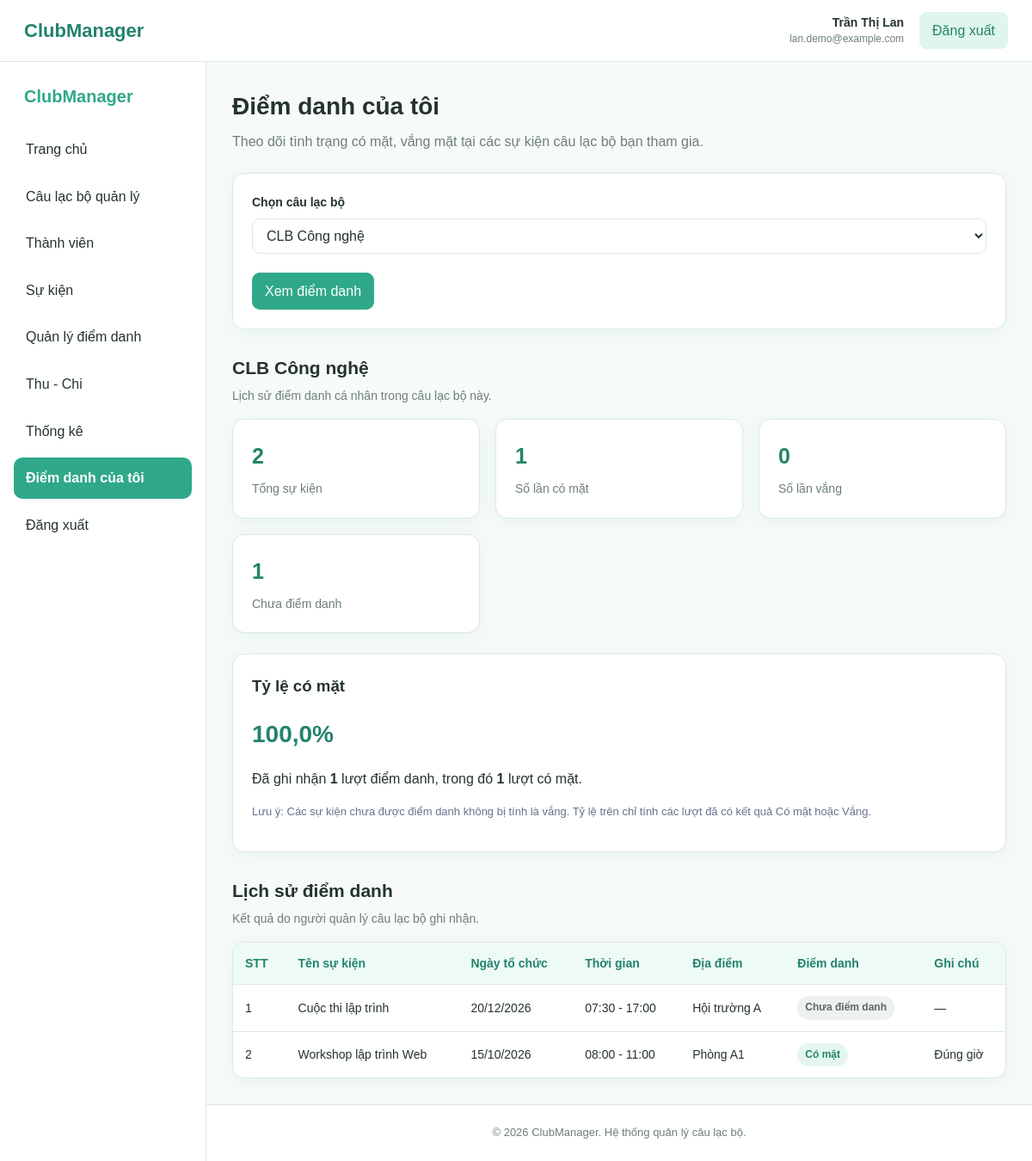
Screenshot of /diem-danh-cua-toi.php (signed in) with the database file from the repository.
### tables this page shows
CREATE TABLE cau_lac_bo (
    id INT AUTO_INCREMENT PRIMARY KEY,

    ten_clb VARCHAR(150)
        NOT NULL,

    mo_ta TEXT,

    linh_vuc VARCHAR(100),

    ngay_thanh_lap DATE,

    trang_thai ENUM(
        'hoat_dong',
        'tam_dung'
    )
    NOT NULL DEFAULT 'hoat_dong',

    nguoi_tao_id INT
        NOT NULL,

    ngay_tao DATETIME
        NOT NULL DEFAULT CURRENT_TIMESTAMP,

    CONSTRAINT fk_clb_nguoi_tao
        FOREIGN KEY (nguoi_tao_id)
        REFERENCES nguoi_dung(id)
        ON UPDATE CASCADE
        ON DELETE RESTRICT
);

CREATE TABLE su_kien (
    id INT AUTO_INCREMENT PRIMARY KEY,

    cau_lac_bo_id INT
        NOT NULL,

    ten_su_kien VARCHAR(150)
        NOT NULL,

    mo_ta TEXT,

    ngay_to_chuc DATE
        NOT NULL,

    gio_bat_dau TIME,

    gio_ket_thuc TIME,

    dia_diem VARCHAR(200),

    trang_thai ENUM(
        'sap_dien_ra',
        'dang_dien_ra',
        'da_ket_thuc'
    )
    NOT NULL DEFAULT 'sap_dien_ra',

    nguoi_tao_id INT
        NOT NULL,

    ngay_tao DATETIME
        NOT NULL DEFAULT CURRENT_TIMESTAMP,

    CONSTRAINT fk_sukien_clb
        FOREIGN KEY (cau_lac_bo_id)
        REFERENCES cau_lac_bo(id)
        ON UPDATE CASCADE
        ON DELETE CASCADE,

    CONSTRAINT fk_sukien_nguoi_tao
        FOREIGN KEY (nguoi_tao_id)
        REFERENCES nguoi_dung(id)
        ON UPDATE CASCADE
        ON DELETE RESTRICT
);

CREATE TABLE diem_danh (
    id INT AUTO_INCREMENT PRIMARY KEY,

    su_kien_id INT
        NOT NULL,

    nguoi_dung_id INT
        NOT NULL,

    trang_thai ENUM(
        'co_mat',
        'vang'
    )
    NOT NULL,

    ghi_chu VARCHAR(255),

    thoi_gian_cap_nhat DATETIME
        NOT NULL DEFAULT CURRENT_TIMESTAMP
        ON UPDATE CURRENT_TIMESTAMP,

    UNIQUE (
        su_kien_id,
        nguoi_dung_id
    ),

    CONSTRAINT fk_diemdanh_sukien
        FOREIGN KEY (su_kien_id)
        REFERENCES su_kien(id)
        ON UPDATE CASCADE
        ON DELETE CASCADE,

    CONSTRAINT fk_diemdanh_nguoidung
        FOREIGN KEY (nguoi_dung_id)
        REFERENCES nguoi_dung(id)
        ON UPDATE CASCADE
        ON DELETE CASCADE
);

### diem-danh-cua-toi.php (the view, shortened to what this page needs)
<?php
require_once __DIR__ . '/config/database.php';
$userId = (int) $_SESSION['user_id'];
function e($value)
{
    return htmlspecialchars(
        (string) ($value ?? ''),
        ENT_QUOTES,
        'UTF-8'
    );
}
function hienThiNgay($ngay)
{
    $timestamp = strtotime($ngay);
    return $timestamp !== false
        ? date('d/m/Y', $timestamp)
        : $ngay;
}
$stmtClb = $pdo->prepare("
    SELECT
        clb.id,
        clb.ten_clb,
        clb.linh_vuc
    FROM cau_lac_bo clb
    WHERE clb.nguoi_tao_id = :owner_id
       OR EXISTS (
            SELECT 1
            FROM tham_gia_clb tg
            WHERE tg.cau_lac_bo_id = clb.id
              AND tg.nguoi_dung_id = :member_id
              AND tg.trang_thai = 'hoat_dong'
       )
    ORDER BY clb.ten_clb ASC
");
$stmtClb->execute([
    'owner_id' => $userId,
    'member_id' => $userId
]);
$danhSachClb = $stmtClb->fetchAll();
$clbId = 0;
$clbHienTai = null;
if ($clbId === 0 && !empty($danhSachClb)) {
    $clbId = (int) $danhSachClb[0]['id'];
}
foreach ($danhSachClb as $clb) {
    if ((int) $clb['id'] === $clbId) {
        $clbHienTai = $clb;
        break;
    }
}
$danhSachDiemDanh = [];
if ($clbHienTai) {
    $stmtDiemDanh = $pdo->prepare("
        SELECT
            sk.id AS su_kien_id,
            sk.ten_su_kien,
            sk.ngay_to_chuc,
            sk.gio_bat_dau,
            sk.gio_ket_thuc,
            sk.dia_diem,
            sk.trang_thai AS trang_thai_su_kien,
            dd.trang_thai AS trang_thai_diem_danh,
            dd.ghi_chu,
            dd.thoi_gian_cap_nhat
        FROM su_kien sk
        LEFT JOIN diem_danh dd
            ON dd.su_kien_id = sk.id
           AND dd.nguoi_dung_id = :user_id
        WHERE sk.cau_lac_bo_id = :clb_id
        ORDER BY
            sk.ngay_to_chuc DESC,
            sk.id DESC
    ");
    $stmtDiemDanh->execute([
        'user_id' => $userId,
        'clb_id' => $clbId
    ]);
    $danhSachDiemDanh = $stmtDiemDanh->fetchAll();
}
$tongSuKien = count($danhSachDiemDanh);
$soCoMat = 0;
$soVang = 0;
$soChuaDiemDanh = 0;
foreach ($danhSachDiemDanh as $item) {
    $trangThai = $item['trang_thai_diem_danh'];
    if ($trangThai === 'co_mat') {
        $soCoMat++;
    } elseif ($trangThai === 'vang') {
        $soVang++;
    } else {
        $soChuaDiemDanh++;
    }
}
$soDaDiemDanh = $soCoMat + $soVang;
$tyLeCoMat = $soDaDiemDanh > 0
    ? round(($soCoMat / $soDaDiemDanh) * 100, 1)
    : 0;
require_once __DIR__ . '/includes/header.php';
?>
<div class="app-layout">
    <?php require_once __DIR__ . '/includes/sidebar.php'; ?>
    <main class="main-content">
        <section class="page-header">
            <div>
                <h1>Điểm danh của tôi</h1>
                <p>
                    Theo dõi tình trạng có mặt, vắng mặt
                    tại các sự kiện câu lạc bộ bạn tham gia.
                </p>
            </div>
        </section>
        <?php if (empty($danhSachClb)): ?>
            <div class="empty-state">
                <h3>Bạn chưa tham gia câu lạc bộ nào</h3>
                <p>
                    Khi bạn tham gia câu lạc bộ,
                    lịch sử điểm danh sẽ hiển thị tại đây.
                </p>
                <a href="index.php" class="btn btn-primary">
                    Về trang chủ
                </a>
            </div>
        <?php else: ?>
            <div class="card">
                <form
                    method="GET"
                    action="diem-danh-cua-toi.php"
                >
                    <div class="form-group">
                        <label for="clb_id">
                            Chọn câu lạc bộ
                        </label>
                        <select
                            name="clb_id"
                            id="clb_id"
                        >
                            <?php foreach ($danhSachClb as $clb): ?>
                                <option
                                    value="<?= (int) $clb['id'] ?>"
                                    <?= (int) $clb['id'] === $clbId
                                        ? 'selected'
                                        : '' ?>
                                >
                                    <?= e($clb['ten_clb']) ?>
                                </option>
                            <?php endforeach; ?>
                        </select>
                    </div>
                    <button
                        type="submit"
                        class="btn btn-primary"
                    >
                        Xem điểm danh
                    </button>
                </form>
            </div>
            <?php if ($clbHienTai): ?>
                <section class="content-section">
                    <div class="section-header">
                        <div>
                            <h2>
                                <?= e($clbHienTai['ten_clb']) ?>
                            </h2>
                            <p>
                                Lịch sử điểm danh cá nhân
                                trong câu lạc bộ này.
                            </p>
                        </div>
                    </div>
                    <div class="dashboard-cards">
                        <div class="stat-card">
                            <h3><?= $tongSuKien ?></h3>
                            <p>Tổng sự kiện</p>
                        </div>
                        <div class="stat-card">
                            <h3><?= $soCoMat ?></h3>
                            <p>Số lần có mặt</p>
                        </div>
                        <div class="stat-card">
                            <h3><?= $soVang ?></h3>
                            <p>Số lần vắng</p>
                        </div>
                        <div class="stat-card">
                            <h3><?= $soChuaDiemDanh ?></h3>
                            <p>Chưa điểm danh</p>
                        </div>
                    </div>
                    <div class="card" style="margin-top:20px;">
                        <h3>Tỷ lệ có mặt</h3>
                        <p
                            style="
                                font-size:28px;
                                font-weight:700;
                                color:#23836b;
                                margin:10px 0;
                            "
                        >
                            <?= number_format(
                                $tyLeCoMat,
                                1,
                                ',',
                                '.'
                            ) ?>%
                        </p>
                        <p>
                            Đã ghi nhận
                            <strong><?= $soDaDiemDanh ?></strong>
                            lượt điểm danh, trong đó
                            <strong><?= $soCoMat ?></strong>
                            lượt có mặt.
                        </p>
                        <p style="color:#64748b;font-size:13px;">
                            Lưu ý: Các sự kiện chưa được điểm danh
                            không bị tính là vắng.
                            Tỷ lệ trên chỉ tính các lượt
                            đã có kết quả Có mặt hoặc Vắng.
                        </p>
                    </div>
                </section>
                <section class="content-section">
                    <div class="section-header">
                        <div>
                            <h2>Lịch sử điểm danh</h2>
                            <p>
                                Kết quả do người quản lý
                                câu lạc bộ ghi nhận.
                            </p>
                        </div>
                    </div>
                    <?php if (empty($danhSachDiemDanh)): ?>
                        <div class="empty-state">
                            <p>
                                Câu lạc bộ này chưa có sự kiện nào.
                            </p>
                        </div>
                    <?php else: ?>
                        <div class="table-wrapper">
                            <table>
                                <thead>
                                    <tr>
                                        <th>STT</th>
                                        <th>Tên sự kiện</th>
                                        <th>Ngày tổ chức</th>
                                        <th>Thời gian</th>
                                        <th>Địa điểm</th>
                                        <th>Điểm danh</th>
                                        <th>Ghi chú</th>
                                    </tr>
                                </thead>
                                <tbody>
                                    <?php foreach (
                                        $danhSachDiemDanh as $index => $item
                                    ): ?>
                                        <?php
                                        $trangThai =
                                            $item['trang_thai_diem_danh'];
                                        if ($trangThai === 'co_mat') {
                                            $nhan = 'Có mặt';
                                            $badgeClass = 'badge-success';
                                        } elseif ($trangThai === 'vang') {
                                            $nhan = 'Vắng';
                                            $badgeClass = 'badge-warning';
                                        } else {
                                            $nhan = 'Chưa điểm danh';
                                            $badgeClass = '';
                                        }
                                        $gioBatDau = !empty(
                                            $item['gio_bat_dau']
                                        )
                                            ? substr(
                                                $item['gio_bat_dau'],
                                                0,
                                                5
                                            )
                                            : '--:--';
                                        $gioKetThuc = !empty(
                                            $item['gio_ket_thuc']
                                        )
                                            ? substr(
                                                $item['gio_ket_thuc'],
                                                0,
                                                5
                                            )
                                            : '--:--';
                                        ?>
                                        <tr>
                                            <td>
                                                <?= $index + 1 ?>
                                            </td>
                                            <td>
                                                <?= e(
                                                    $item['ten_su_kien']
                                                ) ?>
                                            </td>
                                            <td>
                                                <?= e(hienThiNgay(
                                                    $item['ngay_to_chuc']
                                                )) ?>
                                            </td>
                                            <td>
                                                <?= e(
                                                    $gioBatDau .
                                                    ' - ' .
                                                    $gioKetThuc
                                                ) ?>
                                            </td>
                                            <td>
                                                <?= e(
                                                    $item['dia_diem']
                                                        ?: 'Chưa cập nhật'
                                                ) ?>
                                            </td>
                                            <td>
                                                <span
                                                    class="badge <?= e(
                                                        $badgeClass
                                                    ) ?>"
                                                >
                                                    <?= e($nhan) ?>
                                                </span>
                                            </td>
                                            <td>
                                                <?php if (
                                                    !empty($item['ghi_chu'])
                                                ): ?>
                                                    <?= e(
                                                        $item['ghi_chu']
                                                    ) ?>
                                                <?php else: ?>
                                                    —
                                                <?php endif; ?>
                                            </td>
                                        </tr>
                                    <?php endforeach; ?>
                                </tbody>
                            </table>
                        </div>
                    <?php endif; ?>
                </section>
            <?php endif; ?>
        <?php endif; ?>
    </main>
</div>
<?php require_once __DIR__ . '/includes/footer.php'; ?>

### rows the page displays
cau_lac_bo: ten_clb "CLB Công nghệ"
su_kien: ten_su_kien "Cuộc thi lập trình", ngay_to_chuc "20/12/2026", gio_bat_dau+gio_ket_thuc "07:30 - 17:00", dia_diem "Hội trường A", nhan "Chưa điểm danh"
diem_danh: su_kien.ten_su_kien "Workshop lập trình Web", su_kien.ngay_to_chuc "15/10/2026", su_kien.gio_ket_thuc "08:00 - 11:00", su_kien.dia_diem "Phòng A1", trang_thai "Có mặt", ghi_chu "Đúng giờ"

### other values shown
$userName "Trần Thị Lan"
$userEmail "lan.demo@example.com"
$tongSuKien "2"
$soCoMat "1"
$soVang "0"
$soChuaDiemDanh "1"
$tyLeCoMat "100,0"
$soDaDiemDanh "1"
form field clb_id "CLB Công nghệ"
